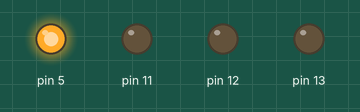
Simulated run of this sketch. Board: Arduino Uno, built with avr-gcc and run on an emulated ATmega328P. Parts: output pins drawn as LEDs (lit = HIGH).

Above: at 2.05 s.
At 4.7 s:
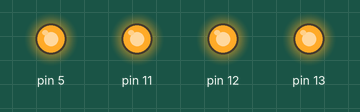
At 7.26 s:
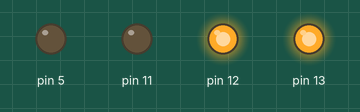
At 7.37 s:
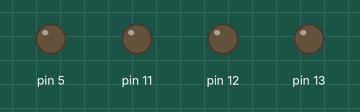
At 9.9 s:
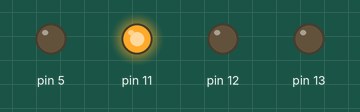
At 12.58 s:
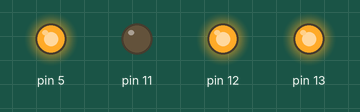
Timing chart, 0 to 15.5 s (numbered marks = the images above):
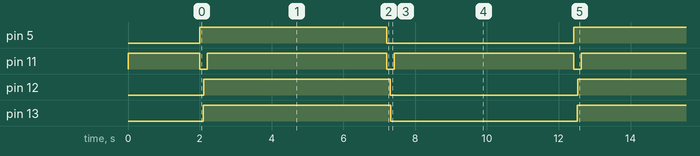

The sketch:

SwitchBlink.ino
```cpp
void setup() {
  // initialize digital pin LED_BUILTIN as an output.
  pinMode(5, OUTPUT);
  pinMode(11, OUTPUT);
  digitalWrite(11, LOW);
  pinMode(12, OUTPUT);
  digitalWrite(12, LOW);
  pinMode(13, OUTPUT);
  digitalWrite(13, LOW);
  digitalWrite(11, HIGH); //LOAD ON
  delay(2000);
}

// the loop function runs over and over again forever
void loop() {
  digitalWrite(5, HIGH);   // turn the LED on (HIGH is the voltage level)
  digitalWrite(11, LOW); //LOAD OFF
  delay(100);
  digitalWrite(13, HIGH); //LEAD OFF
  delay(10);
  digitalWrite(12,HIGH); // LI ON
  delay(100);
  digitalWrite(11, HIGH); //LOAD ON
  delay(5000);                       // wait for a second
  digitalWrite(5, LOW);// turn the LED off by making the voltage LOW
  digitalWrite(11, LOW); //LOAD OFF
  delay(100);
  digitalWrite(12, LOW); // LI OFF
  delay(10);
  digitalWrite(13, LOW); // LEAD ON
  delay(100);
  digitalWrite(11, HIGH); //LOAD ON
  delay(5000);                       // wait for a second
}
```

Measured:
- by itself, pin 5, pin 12, pin 13: alternates HIGH for 5.2 s and LOW for 5.2 s
- by itself, pin 11: alternates HIGH for 5.0 s and LOW for 0.21 s
- by itself, everything shown: repeats every 10.4 s, in 6 steps
